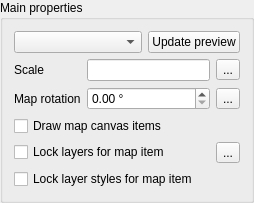
        <widget class="QgsCollapsibleGroupBoxBasic" name="groupBox">
         <property name="focusPolicy">
          <enum>Qt::StrongFocus</enum>
         </property>
         <property name="title">
          <string>Main properties</string>
         </property>
         <property name="syncGroup" stdset="0">
          <string notr="true">composeritem</string>
         </property>
         <property name="collapsed" stdset="0">
          <bool>false</bool>
         </property>
         <layout class="QGridLayout" name="gridLayout_5">
          <item row="0" column="0" colspan="2">
           <layout class="QHBoxLayout" name="horizontalLayout_2">
            <item>
             <widget class="QComboBox" name="mPreviewModeComboBox">
              <property name="sizePolicy">
               <sizepolicy hsizetype="Expanding" vsizetype="Fixed">
                <horstretch>0</horstretch>
                <verstretch>0</verstretch>
               </sizepolicy>
              </property>
             </widget>
            </item>
            <item>
             <widget class="QPushButton" name="mUpdatePreviewButton">
              <property name="text">
               <string>Update preview</string>
              </property>
             </widget>
            </item>
           </layout>
          </item>
          <item row="1" column="0">
           <widget class="QLabel" name="label_2">
            <property name="text">
             <string>Scale</string>
            </property>
            <property name="buddy">
             <cstring>mScaleLineEdit</cstring>
            </property>
           </widget>
          </item>
          <item row="1" column="1">
           <layout class="QHBoxLayout" name="horizontalLayout_6">
            <item>
             <widget class="QLineEdit" name="mScaleLineEdit">
              <property name="inputMask">
               <string/>
              </property>
             </widget>
            </item>
            <item>
             <widget class="QgsDataDefinedButton" name="mScaleDDBtn">
              <property name="text">
               <string>...</string>
              </property>
             </widget>
            </item>
           </layout>
          </item>
          <item row="2" column="0">
           <widget class="QLabel" name="mMapRotationLabel">
            <property name="text">
             <string>Map rotation</string>
            </property>
           </widget>
          </item>
          <item row="2" column="1">
           <layout class="QHBoxLayout" name="horizontalLayout_7">
            <item>
             <widget class="QgsDoubleSpinBox" name="mMapRotationSpinBox">
              <property name="suffix">
               <string> °</string>
              </property>
              <property name="maximum">
               <double>360.000000000000000</double>
              </property>
             </widget>
            </item>
            <item>
             <widget class="QgsDataDefinedButton" name="mMapRotationDDBtn">
              <property name="text">
               <string>...</string>
              </property>
             </widget>
            </item>
           </layout>
          </item>
          <item row="4" column="0" colspan="2">
           <widget class="QCheckBox" name="mDrawCanvasItemsCheckBox">
            <property name="text">
             <string>Draw map canvas items</string>
            </property>
           </widget>
          </item>
          <item row="5" column="0" colspan="2">
           <layout class="QHBoxLayout" name="horizontalLayout_10">
            <item>
             <widget class="QCheckBox" name="mKeepLayerListCheckBox">
              <property name="sizePolicy">
               <sizepolicy hsizetype="Preferred" vsizetype="Maximum">
                <horstretch>0</horstretch>
                <verstretch>0</verstretch>
               </sizepolicy>
              </property>
              <property name="text">
               <string>Lock layers for map item</string>
              </property>
             </widget>
            </item>
            <item>
             <spacer name="horizontalSpacer">
              <property name="orientation">
               <enum>Qt::Horizontal</enum>
              </property>
              <property name="sizeHint" stdset="0">
               <size>
                <width>40</width>
                <height>20</height>
               </size>
              </property>
             </spacer>
            </item>
            <item>
             <widget class="QToolButton" name="mLayerListFromPresetButton">
              <property name="text">
               <string>...</string>
              </property>
              <property name="popupMode">
               <enum>QToolButton::InstantPopup</enum>
              </property>
             </widget>
            </item>
           </layout>
          </item>
          <item row="6" column="0" colspan="2">
           <widget class="QCheckBox" name="mKeepLayerStylesCheckBox">
            <property name="text">
             <string>Lock layer styles for map item</string>
            </property>
           </widget>
          </item>
         </layout>
        </widget>
